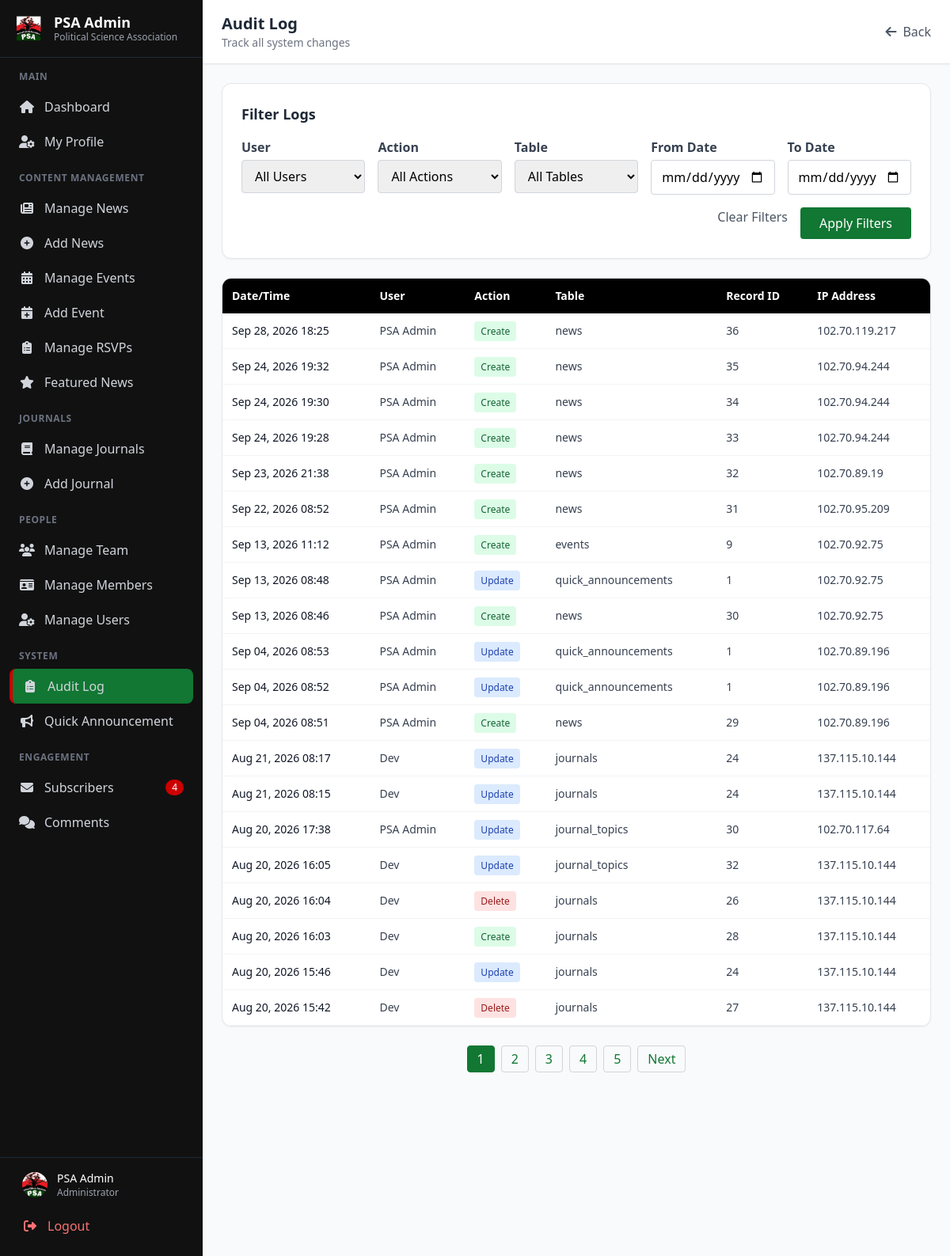
The page /admin/audit_log.php (signed in) on the database its author committed.
### tables this page shows
CREATE TABLE `audit_log` (
  `id` int NOT NULL,
  `user_id` int DEFAULT NULL,
  `username` varchar(100) DEFAULT NULL,
  `action` varchar(100) NOT NULL,
  `table_name` varchar(100) DEFAULT NULL,
  `record_id` int DEFAULT NULL,
  `old_values` text,
  `new_values` text,
  `ip_address` varchar(45) DEFAULT NULL,
  `user_agent` text,
  `created_at` timestamp NULL DEFAULT CURRENT_TIMESTAMP
);

### includes/audit_helper.php (called while the page is built, shortened)
<?php
function getAuditLogs($conn, $filters = [], $limit = 50, $offset = 0) {
    $where = [];
    $params = [];
    $param_types = "";
    $where_clause = $where ? "WHERE " . implode(" AND ", $where) : "";
    $sql = "SELECT * FROM audit_log $where_clause ORDER BY created_at DESC LIMIT ? OFFSET ?";
    $stmt = $conn->prepare($sql);
    if (!empty($params)) {
        $param_types .= "ii";
        $params[] = $limit;
        $params[] = $offset;
        $stmt->bind_param($param_types, ...$params);
    } else {
        $stmt->bind_param("ii", $limit, $offset);
    }
    $stmt->execute();
    $result = $stmt->get_result();
    $logs = [];
    while ($row = $result->fetch_assoc()) {
        $logs[] = $row;
    }
    return $logs;
}
function getAuditLogCount($conn, $filters = []) {
    $where = [];
    $where_clause = $where ? "WHERE " . implode(" AND ", $where) : "";
    $sql = "SELECT COUNT(*) as total FROM audit_log $where_clause";
    $stmt = $conn->prepare($sql);
    $stmt->execute();
    $result = $stmt->get_result()->fetch_assoc();
    return (int)($result['total'] ?? 0);
}

### admin/audit_log.php (the view, shortened to what this page needs)
<?php
include '../includes/db.php';
include '../includes/audit_helper.php';
$filters = [];
$page = isset($_GET['page']) ? max(1, (int)$_GET['page']) : 1;
$limit = 20;
$offset = ($page - 1) * $limit;
$logs = getAuditLogs($conn, $filters, $limit, $offset);
$totalLogs = getAuditLogCount($conn, $filters);
$totalPages = ceil($totalLogs / $limit);
include 'includes/admin_header.php';
include 'includes/admin_sidebar.php';
?>
<main class="flex-1 md:ml-64 min-h-screen transition-all duration-300" id="main-content">
    <header class="bg-white dark:bg-gray-800 shadow-sm border-b border-gray-200 dark:border-gray-700 sticky top-0 z-40 transition-colors duration-300">
        <div class="flex items-center justify-between px-6 py-4">
            <div class="flex items-center gap-4">
                <div>
                    <h1 class="text-xl font-bold text-gray-800 dark:text-white">Audit Log</h1>
                    <p class="text-sm text-gray-500 dark:text-gray-400">Track all system changes</p>
                </div>
            </div>
            <div class="flex items-center gap-4">
                <a href="dashboard.php" class="text-gray-600 dark:text-gray-300 hover:text-psaGreen transition flex items-center gap-2">
                    <i class="fas fa-arrow-left"></i> Back
                </a>
            </div>
        </div>
    </header>
    <div class="p-6">
        <div class="bg-white dark:bg-gray-800 rounded-xl shadow-sm border border-gray-200 dark:border-gray-700 p-6 mb-6">
            <h3 class="text-lg font-semibold text-gray-800 dark:text-white mb-4">Filter Logs</h3>
            <form method="GET" action="" class="grid grid-cols-1 sm:grid-cols-2 lg:grid-cols-5 gap-4">
                <div>
                    <label class="block mb-1 font-semibold text-gray-700 dark:text-gray-300">User</label>
                    <select name="user_id" class="w-full border border-gray-300 dark:border-gray-600 dark:bg-gray-700 dark:text-white px-3 py-2 rounded focus:outline-none focus:ring-2 focus:ring-psaGreen">
                        <option value="">All Users</option>
                    </select>
                </div>
                <div>
                    <label class="block mb-1 font-semibold text-gray-700 dark:text-gray-300">Action</label>
                    <select name="action" class="w-full border border-gray-300 dark:border-gray-600 dark:bg-gray-700 dark:text-white px-3 py-2 rounded focus:outline-none focus:ring-2 focus:ring-psaGreen">
                        <option value="">All Actions</option>
                    </select>
                </div>
                <div>
                    <label class="block mb-1 font-semibold text-gray-700 dark:text-gray-300">Table</label>
                    <select name="table_name" class="w-full border border-gray-300 dark:border-gray-600 dark:bg-gray-700 dark:text-white px-3 py-2 rounded focus:outline-none focus:ring-2 focus:ring-psaGreen">
                        <option value="">All Tables</option>
                    </select>
                </div>
                <div>
                    <label class="block mb-1 font-semibold text-gray-700 dark:text-gray-300">From Date</label>
                    <input type="date" name="date_from" value="<?= htmlspecialchars($filters['date_from'] ?? '') ?>" class="w-full border border-gray-300 dark:border-gray-600 dark:bg-gray-700 dark:text-white px-3 py-2 rounded focus:outline-none focus:ring-2 focus:ring-psaGreen">
                </div>
                <div>
                    <label class="block mb-1 font-semibold text-gray-700 dark:text-gray-300">To Date</label>
                    <input type="date" name="date_to" value="<?= htmlspecialchars($filters['date_to'] ?? '') ?>" class="w-full border border-gray-300 dark:border-gray-600 dark:bg-gray-700 dark:text-white px-3 py-2 rounded focus:outline-none focus:ring-2 focus:ring-psaGreen">
                </div>
                <div class="lg:col-span-5 flex justify-end gap-4">
                    <a href="audit_log.php" class="text-gray-600 dark:text-gray-300 hover:text-gray-900 dark:hover:text-white">Clear Filters</a>
                    <button type="submit" class="bg-psaGreen hover:bg-green-800 text-white px-6 py-2 rounded transition">Apply Filters</button>
                </div>
            </form>
        </div>
        <div class="bg-white dark:bg-gray-800 rounded-xl shadow-sm border border-gray-200 dark:border-gray-700 overflow-hidden">
            <div class="overflow-x-auto">
                <table class="w-full text-sm">
                    <thead class="bg-psaBlack text-white">
                        <tr>
                            <th class="p-3 text-left">Date/Time</th>
                            <th class="p-3 text-left">User</th>
                            <th class="p-3 text-left">Action</th>
                            <th class="p-3 text-left">Table</th>
                            <th class="p-3 text-left">Record ID</th>
                            <th class="p-3 text-left">IP Address</th>
                        </tr>
                    </thead>
                    <tbody>
                        <?php if (empty($logs)): ?>
                            <tr>
                                <td colspan="6" class="p-6 text-center text-gray-500 dark:text-gray-400">No audit logs found.</td>
                            </tr>
                        <?php else: ?>
                            <?php foreach ($logs as $log): ?>
                            <tr class="border-b border-gray-100 dark:border-gray-700 hover:bg-gray-50 dark:hover:bg-gray-700/50 transition">
                                <td class="p-3 text-gray-900 dark:text-white"><?= date('M d, Y H:i', strtotime($log['created_at'])) ?></td>
                                <td class="p-3 text-gray-700 dark:text-gray-300"><?= htmlspecialchars($log['username'] ?? 'System') ?></td>
                                <td class="p-3">
                                    <span class="px-2 py-1 rounded text-xs font-medium
                                        <?= $log['action'] === 'create' ? 'bg-green-100 text-green-800 dark:bg-green-900/30 dark:text-green-300' : '' ?>
                                        <?= $log['action'] === 'update' ? 'bg-blue-100 text-blue-800 dark:bg-blue-900/30 dark:text-blue-300' : '' ?>
                                        <?= $log['action'] === 'delete' ? 'bg-red-100 text-red-800 dark:bg-red-900/30 dark:text-red-300' : '' ?>
                                        <?= !in_array($log['action'], ['create', 'update', 'delete']) ? 'bg-gray-100 text-gray-800 dark:bg-gray-700 dark:text-gray-300' : '' ?>
                                    ">
                                        <?= ucfirst(htmlspecialchars($log['action'])) ?>
                                    </span>
                                </td>
                                <td class="p-3 text-gray-700 dark:text-gray-300"><?= htmlspecialchars($log['table_name'] ?? 'N/A') ?></td>
                                <td class="p-3 text-gray-700 dark:text-gray-300"><?= $log['record_id'] ?? 'N/A' ?></td>
                                <td class="p-3 text-gray-700 dark:text-gray-300"><?= htmlspecialchars($log['ip_address'] ?? 'N/A') ?></td>
                            </tr>
                            <?php endforeach; ?>
                        <?php endif; ?>
                    </tbody>
                </table>
            </div>
        </div>
        <?php if ($totalPages > 1): ?>
        <div class="mt-6 flex justify-center space-x-2">
            <?php for ($p = 1; $p <= $totalPages; $p++): ?>
                <a href="?page=<?= $p ?><?= http_build_query(array_filter($filters)) ? '&' . http_build_query(array_filter($filters)) : '' ?>" class="px-3 py-1 rounded border <?= $p == $page ? 'bg-psaGreen text-white border-psaGreen' : 'border-gray-300 dark:border-gray-600 text-psaGreen hover:bg-gray-50 dark:hover:bg-gray-700' ?>">
                    <?= $p ?>
                </a>
            <?php endfor; ?>
            <?php if ($page < $totalPages): ?>
                <a href="?page=<?= $page + 1 ?><?= http_build_query(array_filter($filters)) ? '&' . http_build_query(array_filter($filters)) : '' ?>" class="px-3 py-1 rounded border border-gray-300 dark:border-gray-600 text-psaGreen hover:bg-gray-50 dark:hover:bg-gray-700 transition">Next</a>
            <?php endif; ?>
        </div>
        <?php endif; ?>
    </div>
</main>
<?php include 'includes/admin_footer.php'; ?>

### admin/includes/admin_header.php (style rules this page uses)
body, main, header, .stat-card, .bg-white { transition: background-color 0.3s ease, color 0.3s ease, border-color 0.3s ease; }

### rows shown on the page
audit_log: created_at "Sep 28, 2026 18:25", username "PSA Admin", action "Create", table_name "news", record "36", ip_address "102.70.119.217"
audit_log: created_at "Sep 24, 2026 19:32", username "PSA Admin", action "Create", table_name "news", record "35", ip_address "102.70.94.244"
audit_log: created_at "Sep 24, 2026 19:30", username "PSA Admin", action "Create", table_name "news", record "34", ip_address "102.70.94.244"
audit_log: created_at "Sep 24, 2026 19:28", username "PSA Admin", action "Create", table_name "news", record "33", ip_address "102.70.94.244"
audit_log: created_at "Sep 23, 2026 21:38", username "PSA Admin", action "Create", table_name "news", record "32", ip_address "102.70.89.19"
audit_log: created_at "Sep 22, 2026 08:52", username "PSA Admin", action "Create", table_name "news", record "31", ip_address "102.70.95.209"
audit_log: created_at "Sep 13, 2026 11:12", username "PSA Admin", action "Create", table_name "events", record "9", ip_address "102.70.92.75"
audit_log: created_at "Sep 13, 2026 08:48", username "PSA Admin", action "Update", table_name "quick_announcements", record "1", ip_address "102.70.92.75"
audit_log: created_at "Sep 13, 2026 08:46", username "PSA Admin", action "Create", table_name "news", record "30", ip_address "102.70.92.75"
audit_log: created_at "Sep 04, 2026 08:53", username "PSA Admin", action "Update", table_name "quick_announcements", record "1", ip_address "102.70.89.196"
audit_log: created_at "Sep 04, 2026 08:52", username "PSA Admin", action "Update", table_name "quick_announcements", record "1", ip_address "102.70.89.196"
audit_log: created_at "Sep 04, 2026 08:51", username "PSA Admin", action "Create", table_name "news", record "29", ip_address "102.70.89.196"
audit_log: created_at "Aug 21, 2026 08:17", username "Dev", action "Update", table_name "journals", record "24", ip_address "137.115.10.144"
audit_log: created_at "Aug 21, 2026 08:15", username "Dev", action "Update", table_name "journals", record "24", ip_address "137.115.10.144"
audit_log: created_at "Aug 20, 2026 17:38", username "PSA Admin", action "Update", table_name "journal_topics", record "30", ip_address "102.70.117.64"
audit_log: created_at "Aug 20, 2026 16:05", username "Dev", action "Update", table_name "journal_topics", record "32", ip_address "137.115.10.144"
audit_log: created_at "Aug 20, 2026 16:04", username "Dev", action "Delete", table_name "journals", record "26", ip_address "137.115.10.144"
audit_log: created_at "Aug 20, 2026 16:03", username "Dev", action "Create", table_name "journals", record "28", ip_address "137.115.10.144"
audit_log: created_at "Aug 20, 2026 15:46", username "Dev", action "Update", table_name "journals", record "24", ip_address "137.115.10.144"
audit_log: created_at "Aug 20, 2026 15:42", username "Dev", action "Delete", table_name "journals", record "27", ip_address "137.115.10.144"

### other values the page prints
$pendingSubs "4"
$_SESSION['admin'] "PSA Admin"
